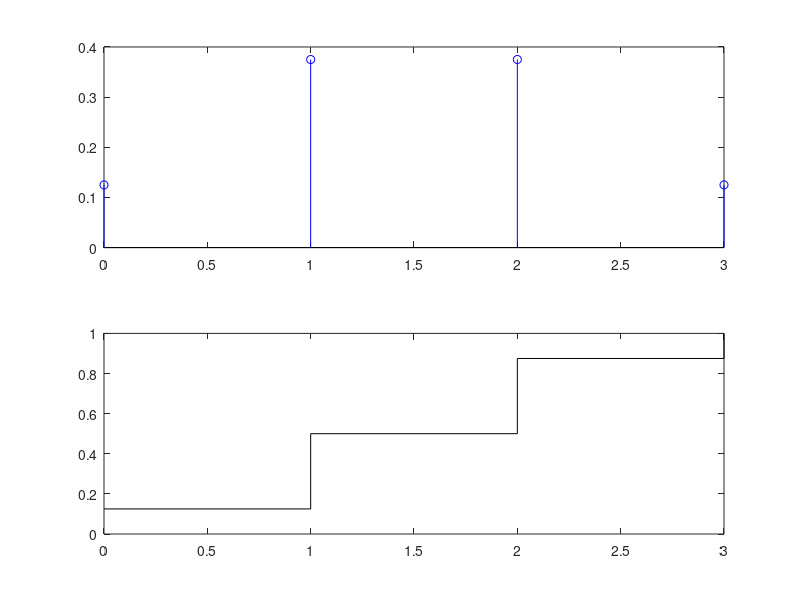

Write the MATLAB code that produced this figure.
x = 0:3;
% a
p = binopdf(x, 3, 0.5)
subplot(2, 1, 1);
stem(x, p, 'b');
hold on;
% b
cp = binocdf(x, 3, 0.5)
subplot(2, 1, 2);
stairs(x, cp, 'k');

% c
%P(X = 0)
px0 = binopdf(0, 3, 0.5)

%P(x =\= 1)
pxn1 = 1 - binopdf(1, 3, 0.5)

% d
%P(x <= 2)
pxse2 = binocdf(2, 3, 0.5) - binocdf(0, 3, 0.5)

%P(x<2) = P(x<=2) - P(x = 2)
pxs2 = binocdf(2, 3, 0.5) - binopdf(2, 3, 0.5)

% e
% P(x > 1) = 1 - P(x <= 1)
pxg1 = 1 - binocdf(1, 3, 0.5)

% P(x >= 1) = 1 - P(x < 1) = 1 - P(x <= 1) + P(x = 1)
pxge1 = 1 - binocdf(1, 3, 0.5) + binopdf(1, 3, 0.5)

%f
